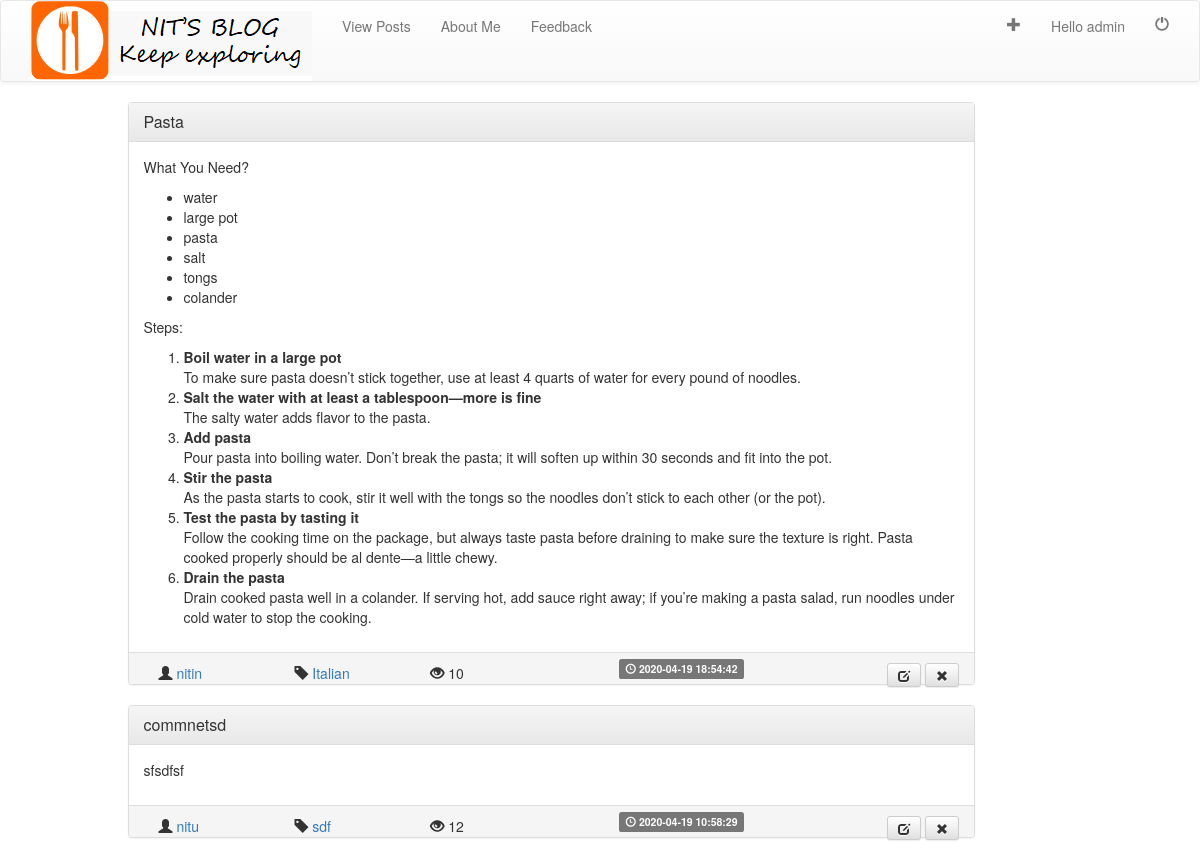
/posts/posts.php (signed in), run on the app's committed database.
### tables this page shows
CREATE TABLE `posts` (
  `postID` int(11) NOT NULL,
  `postTitle` varchar(200) NOT NULL,
  `postDesc` varchar(10000) NOT NULL,
  `postTime` timestamp NOT NULL DEFAULT current_timestamp() ON UPDATE current_timestamp(),
  `postTag` varchar(40) NOT NULL,
  `postAuthor` varchar(40) NOT NULL
);

CREATE TABLE `user_post` (
  `postAuthor` varchar(40) NOT NULL,
  `postID` int(11) NOT NULL,
  `postLikes` int(11) NOT NULL DEFAULT 0,
  `postDisLikes` int(11) NOT NULL,
  `postComments` int(11) NOT NULL DEFAULT 0,
  `postViews` int(11) NOT NULL DEFAULT 0
);

### include/algos.php (called while the page is built, shortened)
<?php
return 0;
?>
<?php
function showViews($id , $author)  {
  include("../db/dbconnect.php");
  $query="SELECT *
          FROM user_post
          WHERE postID='$id'
          ";
  $result=mysqli_query($conn , $query);
  if($result) {
      if(mysqli_num_rows($result)==1) {
        while($row=mysqli_fetch_assoc($result)) {
            return $row['postViews'];
        }
      } else {
        return 0;
      }
  }
  return 0;
}
?>

### include/frame_post.php (the view, shortened to what this page needs)
<?php
	include_once("bootstrap_cdn.php");
?>
<div class="container">
		<div class="row">
			<div class="col-md-9 col-md-offset-1">
			<div class="panel panel-default">
		  		<div class="panel-heading">
		    		<h3 class="panel-title">
		    			<a href=<?php echo "post.php?id="; echo $id; ?> ><?php echo $title; ?></a>
		    		</h3>
		  		</div>
		  		<div class="panel-body">
						<?php
							echo $desc;
		    		?>
		  		</div>
		  		<div class="panel-footer">
						<span class="col-sm-2">
				  			<span class="glyphicon glyphicon-user" aria-hidden="true"></span>
				  			<a href=<?php echo "../users/profile.php?user="; echo $author; ?> >
										<?php echo $author?>
				  			</a>
					</span>
					<span class="col-sm-2">
							<span class="glyphicon glyphicon-tag" aria-hidden="true"></span>
			  			<a href=<?php echo "post.php?tags="; echo $tags; ?> >
									<?php echo $tags;?>
			  			</a>
					</span>
						<span class="col-sm-3">
							<?php
								 if(isset($views)) {
									 echo "<span class='glyphicon glyphicon-eye-open' aria-hidden='true'></span>"." ".$views;
								 }
							?>
						</span>
		  			<span class="label label-default">
							<span class="glyphicon glyphicon-time" aria-hidden="true"></span> <?php echo $time ?>
						</span>
			  			<?php
			  				$delete_post_link='../posts/delete_post.php?postid='.$id;
							if(isset($_SESSION['username']) ) {
								if($_SESSION['username']==$author || $_SESSION['usertype']=='admin') {
									echo "
									<span class='pull-right'>
									<a href='update.php?id=$id'  type=\"button\" class=\"btn btn-sm btn-default\">
										<i class=\"glyphicon glyphicon-edit\"></i>
									</a>
									<a href=$delete_post_link type=\"button\" class=\"btn btn-sm btn-default\">
										<i class=\"glyphicon glyphicon-remove\"></i>
									</a>
									</span>
									";
								}
							}
						?>
		  		</div>
			</div>
		</div>
		</div>
</div>

### posts/posts.php (shortened to what this page needs)
<?php
include("../include/url_posts.php");
include_once("../include/algos.php");
 ?>
<?php
	$query="SELECT * FROM posts ORDER BY postTime DESC";
	$result=mysqli_query($conn , $query);
	if(mysqli_num_rows($result) > 0) {
		while($post=mysqli_fetch_assoc($result)) {
					$id=$post['postID'];
					$title=$post['postTitle'];
					$desc=$post['postDesc'];
					$tags=$post['postTag'];
					$author=$post['postAuthor'];
					$time=$post['postTime'];
          $views=showViews($id,$author);
					include("../include/frame_post.php");
		}
	}
	else
	{
		 ?>
		<div class="row">
	<div class="bg"></div>
</div>
<?php	}
?>

### data on the page
posts: postTitle "Pasta", postDesc "What You Need? water large pot pasta salt tongs colander Steps: Boil water in a large pot To make sure pasta doesn’t stick together, use at least 4 quarts of water for every pound of noodles. Salt the water with at least a tablespoon—more is fine The salty water adds flavor to the pasta. Add pasta Pour pasta into boiling water. Don’t break the pasta; it will soften up within 30 seconds and fit into the pot. Stir the pasta As the pasta starts to cook, stir it well with the tongs so the noodles don’t stick to each other (or the pot). Test the pasta by tasting it Follow the cooking time on the package, but always taste pasta before draining to make sure the texture is right. Pasta cooked…", postAuthor "nitin", postTag "Italian", views "10", postTime "2020-04-19 18:54:42"
posts: postTitle "commnetsd", postDesc "sfsdfsf", postAuthor "nitu", postTag "sdf", views "12", postTime "2020-04-19 10:58:29"

### other printed values
$username "admin"
